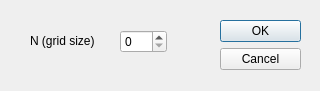
<?xml version="1.0" encoding="UTF-8"?>
<ui version="4.0">
 <class>SettingsDialog</class>
 <widget class="QDialog" name="SettingsDialog">
  <property name="geometry">
   <rect>
    <x>0</x>
    <y>0</y>
    <width>320</width>
    <height>91</height>
   </rect>
  </property>
  <property name="windowTitle">
   <string>Dialog</string>
  </property>
  <widget class="QDialogButtonBox" name="buttonBox">
   <property name="geometry">
    <rect>
     <x>220</x>
     <y>20</y>
     <width>81</width>
     <height>241</height>
    </rect>
   </property>
   <property name="orientation">
    <enum>Qt::Vertical</enum>
   </property>
   <property name="standardButtons">
    <set>QDialogButtonBox::Cancel|QDialogButtonBox::Ok</set>
   </property>
  </widget>
  <widget class="QLabel" name="label">
   <property name="geometry">
    <rect>
     <x>30</x>
     <y>30</y>
     <width>71</width>
     <height>21</height>
    </rect>
   </property>
   <property name="text">
    <string>N (grid size)</string>
   </property>
  </widget>
  <widget class="QSpinBox" name="spinBox">
   <property name="geometry">
    <rect>
     <x>120</x>
     <y>30</y>
     <width>47</width>
     <height>23</height>
    </rect>
   </property>
  </widget>
 </widget>
 <resources/>
 <connections>
  <connection>
   <sender>buttonBox</sender>
   <signal>accepted()</signal>
   <receiver>SettingsDialog</receiver>
   <slot>accept()</slot>
   <hints>
    <hint type="sourcelabel">
     <x>248</x>
     <y>254</y>
    </hint>
    <hint type="destinationlabel">
     <x>157</x>
     <y>274</y>
    </hint>
   </hints>
  </connection>
  <connection>
   <sender>buttonBox</sender>
   <signal>rejected()</signal>
   <receiver>SettingsDialog</receiver>
   <slot>reject()</slot>
   <hints>
    <hint type="sourcelabel">
     <x>316</x>
     <y>260</y>
    </hint>
    <hint type="destinationlabel">
     <x>286</x>
     <y>274</y>
    </hint>
   </hints>
  </connection>
 </connections>
</ui>
